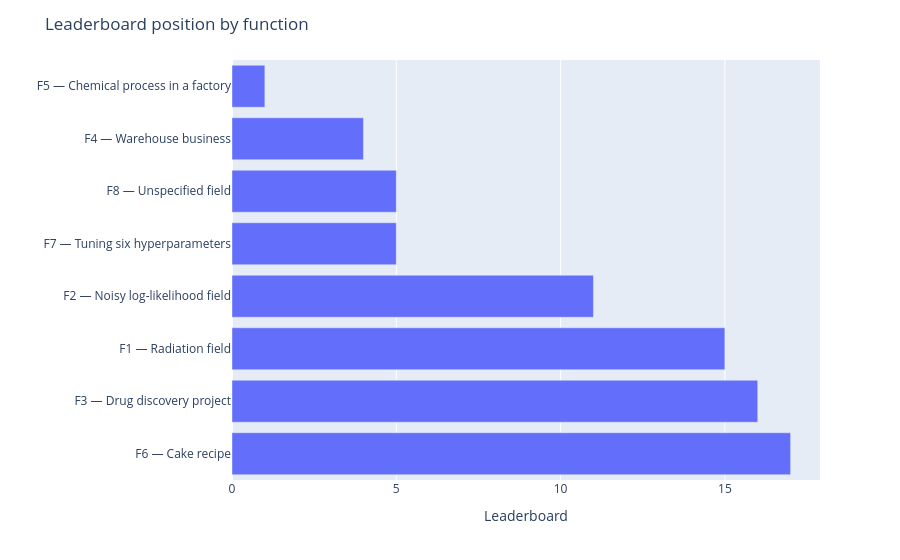

The notebook cell this image was saved under:
### Markdown cell above
## 5. Leaderboard

A simple horizontal bar chart, sorted so the "best" position (as recorded in the
sheet — check your challenge rules for whether lower or higher means first place)
is easy to scan.

### Code cell
lb = results[["Function", "Function Description", "Leaderboard"]].sort_values("Leaderboard")
lb_label = "F" + lb["Function"].astype(str) + " — " + lb["Function Description"]

fig = px.bar(lb.assign(Label=lb_label).sort_values("Leaderboard", ascending=False),
             x="Leaderboard", y="Label", orientation="h")
fig.update_layout(title="Leaderboard position by function", yaxis_title="")
fig.show()

### Figure 1 — Plotly figure (JSON) as saved in the notebook; plotly's stock layout.template omitted (floating-point values rounded to 4 significant figures)
{"data": [{"hovertemplate": "Leaderboard=%{x}<br>Label=%{y}<extra></extra>", "legendgroup": "", "marker": {"color": "#636efa", "pattern": {"shape": ""}}, "name": "", "orientation": "h", "showlegend": false, "textposition": "auto", "type": "bar", "x": [17, 16, 15, 11, 5, 5, 4, 1], "xaxis": "x", "y": ["F6 — Cake recipe", "F3 — Drug discovery project", "F1 — Radiation field", "F2 — Noisy log-likelihood field", "F7 — Tuning six hyperparameters", "F8 — Unspecified field", "F4 — Warehouse business", "F5 — Chemical process in a factory"], "yaxis": "y"}], "layout": {"barmode": "relative", "legend": {"tracegroupgap": 0}, "margin": {"t": 60}, "title": {"text": "Leaderboard position by function"}, "xaxis": {"anchor": "y", "domain": [0.0, 1.0], "title": {"text": "Leaderboard"}}, "yaxis": {"anchor": "x", "domain": [0.0, 1.0], "title": {"text": ""}}}}
